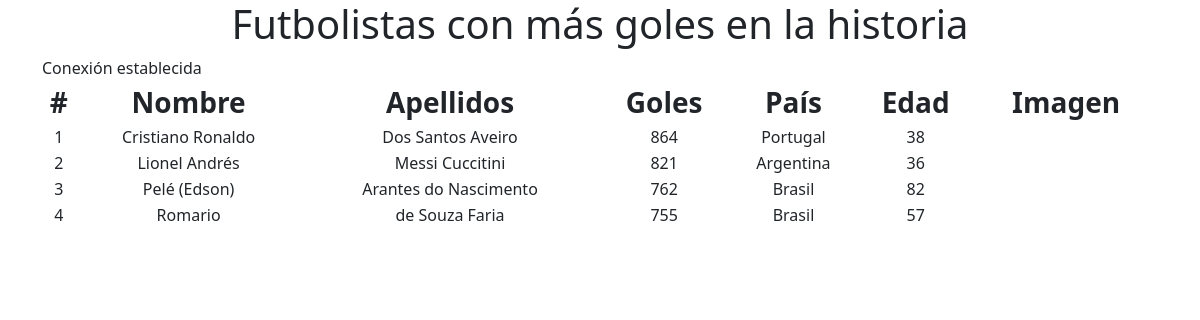
The page / on the database its author committed.
### tables this page shows
CREATE TABLE `jugadores`  (
  `id_jugador` int NOT NULL AUTO_INCREMENT,
  `nombre_jugador` varchar(255) NOT NULL,
  `apellidos_jugador` varchar(255) NOT NULL,
  `goles_jugador` varchar(255) NOT NULL,
  `país_jugador` varchar(255) NOT NULL,
  `edad_jugador` int NOT NULL,
  PRIMARY KEY (`id_jugador`) USING BTREE
);

### index.php (the view, shortened to what this page needs)
<!DOCTYPE html>
<html lang="es-MX">
<head>
    <link href="https://cdn.jsdelivr.net/npm/bootstrap@5.3.2/dist/css/bootstrap.min.css" rel="stylesheet" />
</head>
<body>
    <section>
        <div class="container">
            <header class="d-flex justify-content-center">
                <h1>Futbolistas con más goles en la historia</h1>
            </header>
        </div>
        <div class="container">
            <div class="col">
                <div class="row">
                    <div class="col">
                        <table class="w-100">
                            <thead>
                                <tr>
                                    <th class="text-center fs-3">#</th>
                                    <th class="text-center fs-3">Nombre</th>
                                    <th class="text-center fs-3">Apellidos</th>
                                    <th class="text-center fs-3">Goles</th>
                                    <th class="text-center fs-3">País</th>
                                    <th class="text-center fs-3">Edad</th>
                                    <th class="text-center fs-3">Imagen</th>
                                </tr>
                            </thead>
                            <tbody>
                                <?php
                                include "php scripts/connection.php";
                                $query = "SELECT * FROM `jugadores`";
                                $result = $connection->query($query);
                                if ($result->num_rows > 0) {
                                    while ($row = $result->fetch_array()) {
                                        echo (' <tr>
                                                    <td class="text-center">' . $row['id_jugador'] . '</td>
                                                    <td class="text-center">' . $row['nombre_jugador'] . '</td>
                                                    <td class="text-center">' . $row['apellidos_jugador'] . '</td>
                                                    <td class="text-center">' . $row['goles_jugador'] . '</td>
                                                    <td class="text-center">' . $row['país_jugador'] . '</td>
                                                    <td class="text-center">' . $row['edad_jugador'] . '</td>
                                                    <td class="text-center">
                                                        <img
                                                            height="100px"
                                                            src="' . $row['imagen_jugador'] . '"
                                                        />
                                                    </td>
                                                </tr>');
                                    }
                                } else {
                                    echo ("No se encontró ningún registro en la tabla de jugadores.");
                                }
                                ?>
                            </tbody>
                        </table>
                    </div>
                </div>
            </div>
        </div>
    </section>
</body>
</html>

### rows shown on the page
jugadores: id_jugador "1", nombre_jugador "Cristiano Ronaldo", apellidos_jugador "Dos Santos Aveiro", goles_jugador "864", país_jugador "Portugal", edad_jugador "38"
jugadores: id_jugador "2", nombre_jugador "Lionel Andrés", apellidos_jugador "Messi Cuccitini", goles_jugador "821", país_jugador "Argentina", edad_jugador "36"
jugadores: id_jugador "3", nombre_jugador "Pelé (Edson)", apellidos_jugador "Arantes do Nascimento", goles_jugador "762", país_jugador "Brasil", edad_jugador "82"
jugadores: id_jugador "4", nombre_jugador "Romario", apellidos_jugador "de Souza Faria", goles_jugador "755", país_jugador "Brasil", edad_jugador "57"
